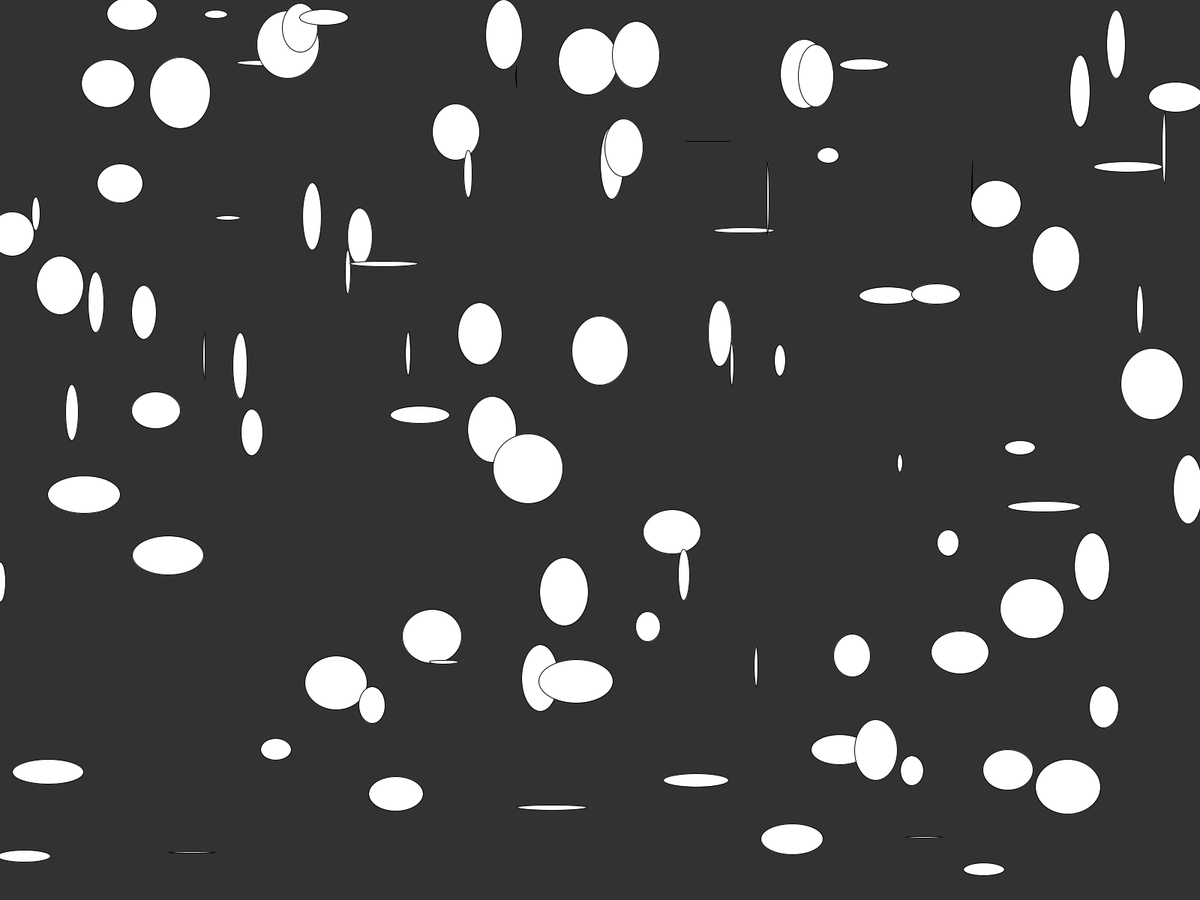
Frame 1 (no input)
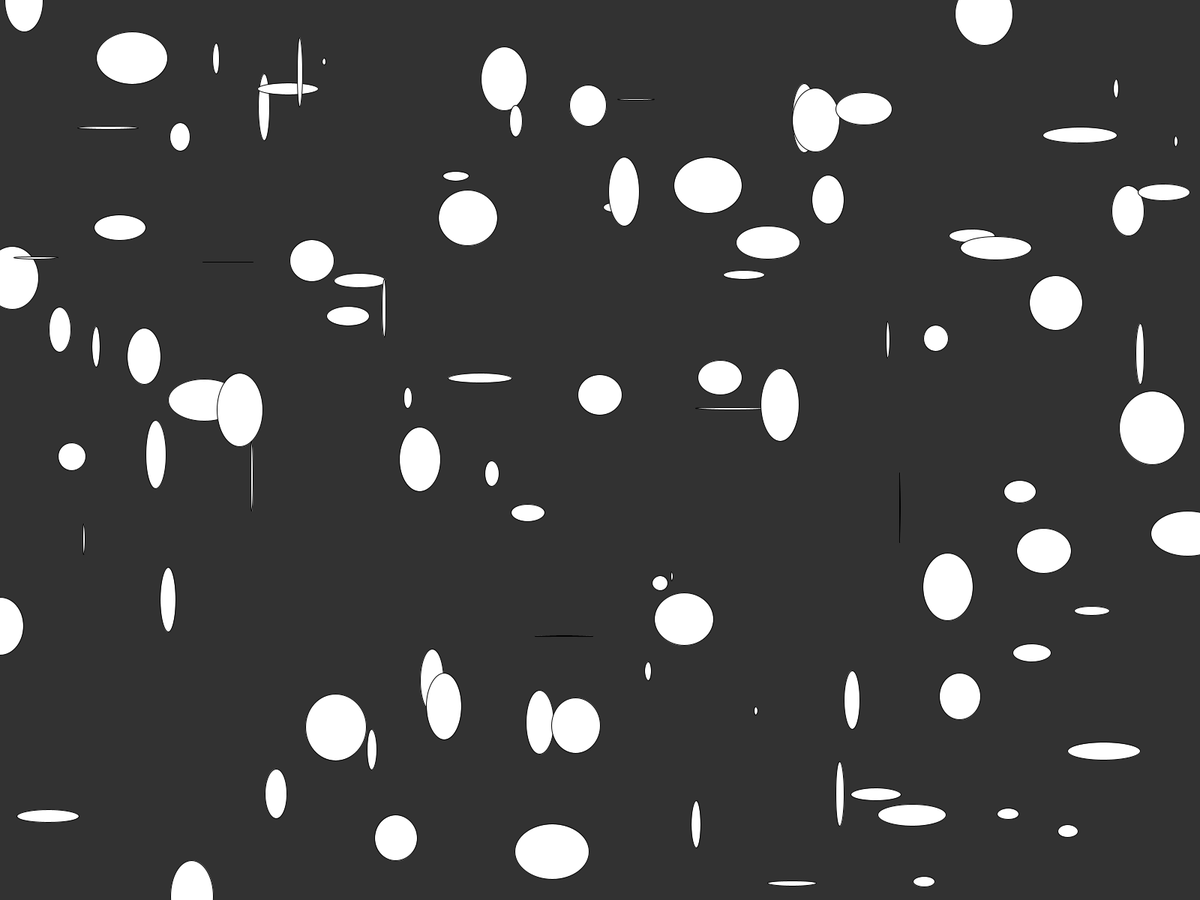
Frame 60 (the mouse pressed at the canvas centre just before this capture)
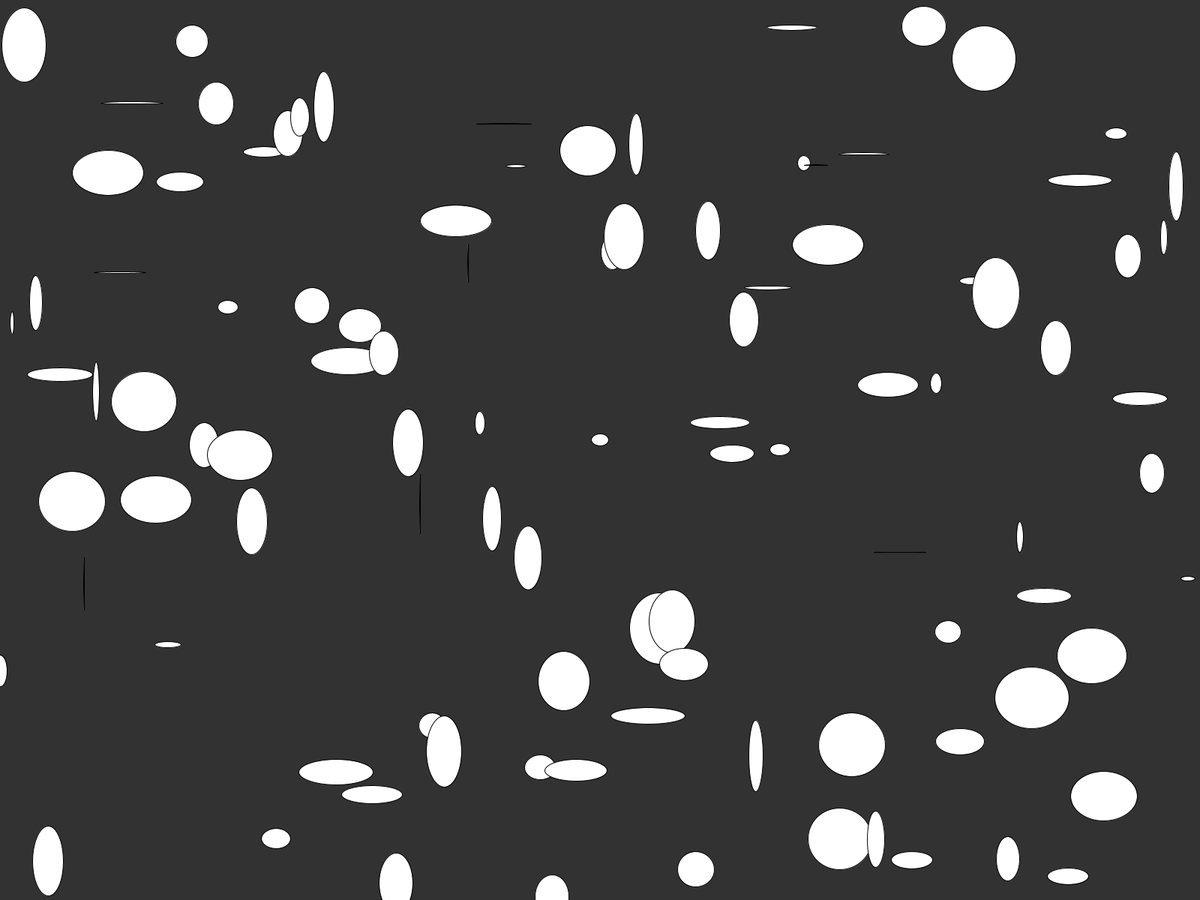
Frame 120 (the mouse held since frame 60 and released just before this capture)

The Processing sketch that drew these frames (run headless with seeded random() and noise(); from frame 60 on, the mouse is pressed at the canvas centre):

// Processing sketch: Snowflake_Arrays
// ── Snowflake_Arrays.pde
float[] circleY=new float[100];
void setup() {
  fullScreen();
  for (int i=0; i<circleY.length; i++) {
    circleY[i]=random(height);
  }
}
void draw() {
  background(50);

  for (int i=0; i<circleY.length; i++) {
    float circleX=width*i/circleY.length;
    ellipse(circleX, circleY[i], random(100), random(100));
    circleY[i]++;


    if (circleY[i]>height) {
      circleY[i]=0;
    }
  }
}
